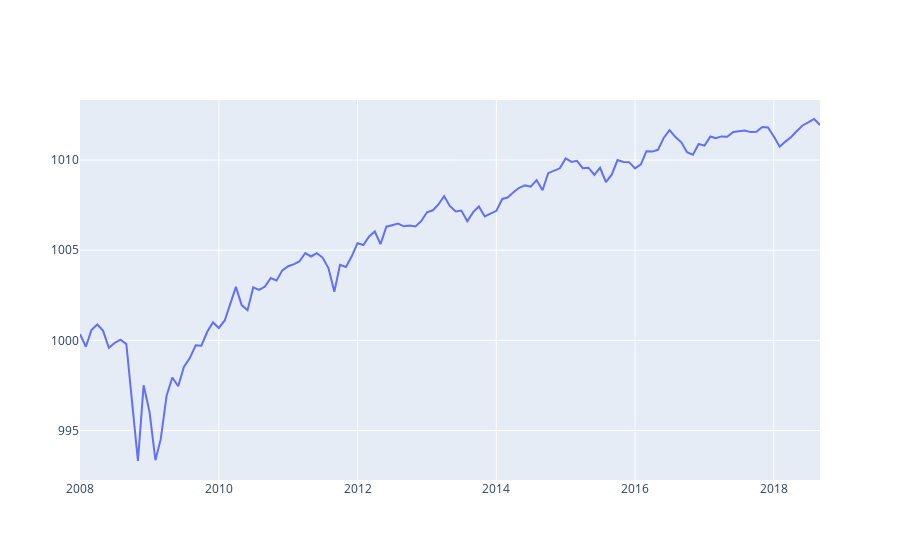

Notebook code cell kept with this figure:
### Code cell
pyo.iplot(wealth_data_plots)
risk_info

### Figure 1 — Plotly figure (JSON) as saved in the notebook; plotly's stock layout.template omitted (floating-point values rounded to 4 significant figures; data arrays with more than 128 entries replaced by an {"elided": "..."} marker saying what was removed)
{"data": [{"name": "Real_Estate_wealth_index", "type": "scatter", "x": {"elided": "129 str values"}, "y": {"elided": "129 float values"}}], "layout": {}}
